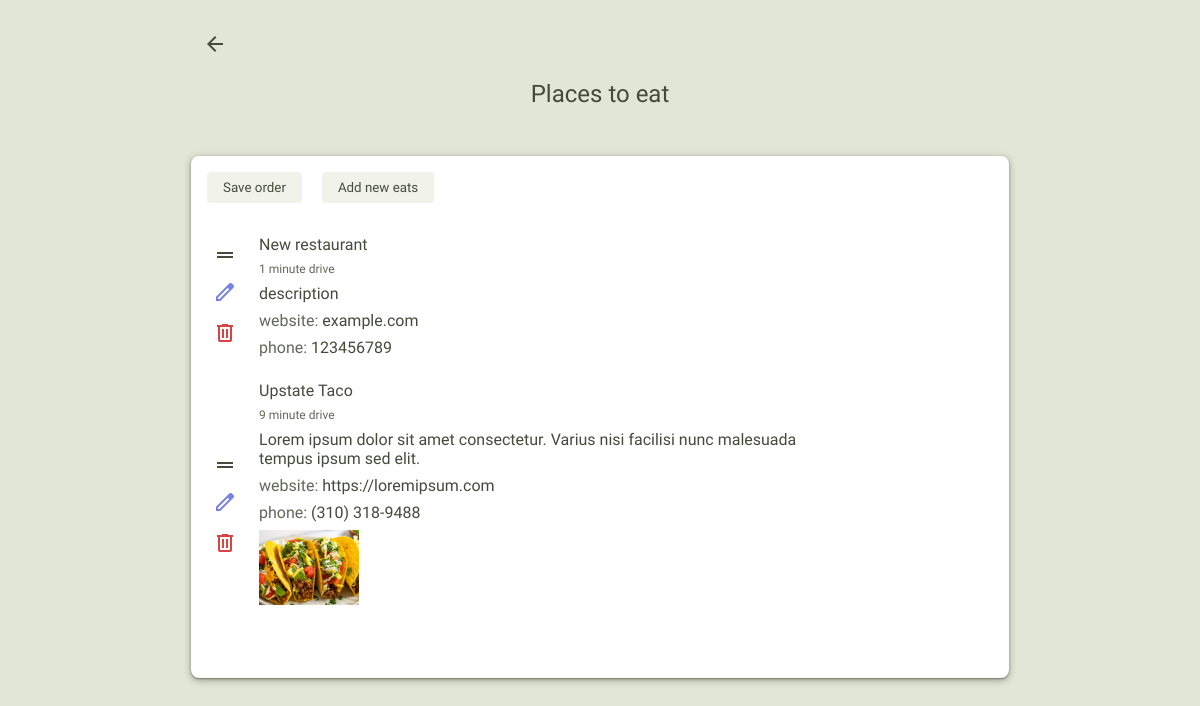
The page /eats_admin on the database as committed earlier.
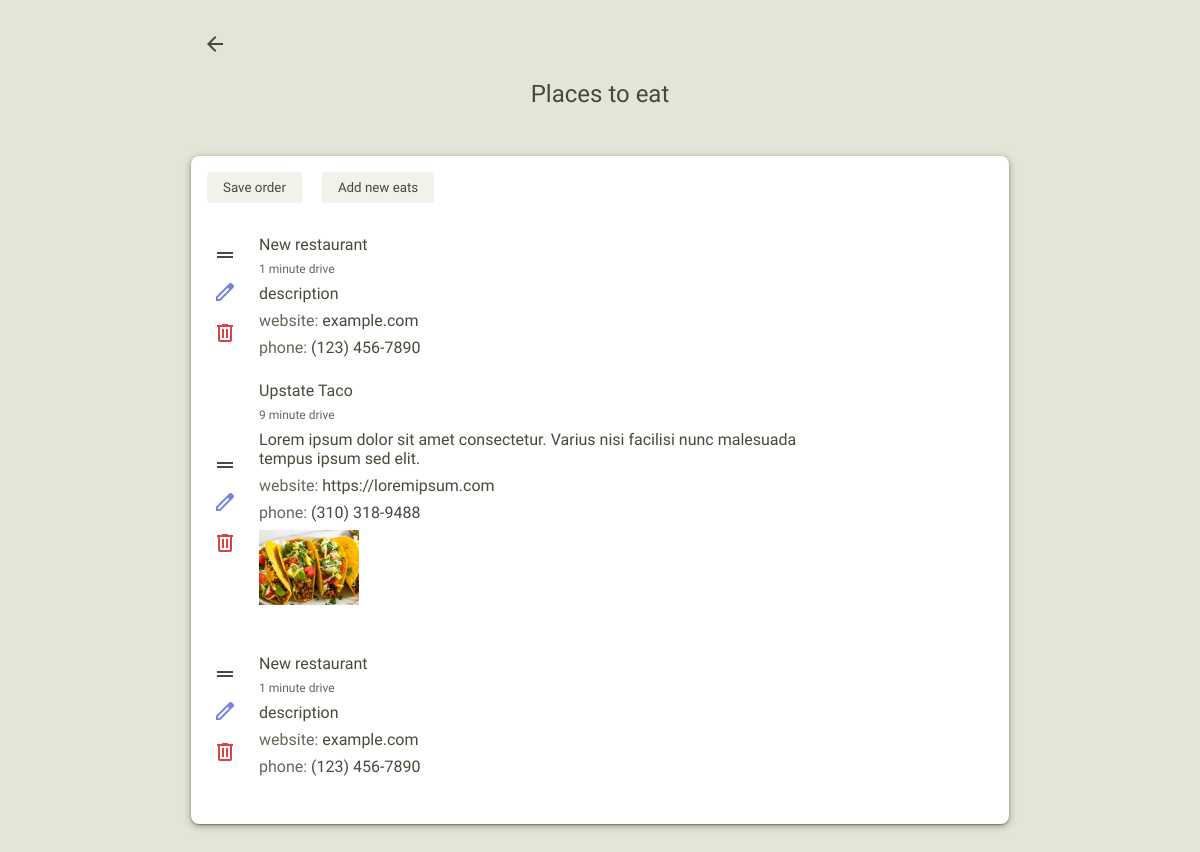
The same page on the database as committed later.
### app/models.py (models this page shows, shortened)
class Eats(models.Model):
    id = models.BigAutoField(primary_key=True)
    title = models.CharField(max_length=300)
    drive_time = models.IntegerField()
    text = models.CharField(max_length=300)
    website = models.CharField(max_length=300, blank=True)
    phone = models.IntegerField()
    position = models.PositiveIntegerField()
    image = models.ImageField(upload_to='eats_pics/', blank=True)
    class Meta:
        ordering = ["position"]

### app/views.py (the view)
# urls.py: path("eats_admin", views.eats_admin, name="eats_admin"),
def eats_admin(request):
    eats = Eats.objects.all()
    form = EatsImageForm
    context = {
       "form": form,
       "eats": eats
    }
    return render(request, "app/eats_admin.html", context)

### app/templates/app/eats_admin.html (shortened to what this page needs)
{% extends 'app/layout.html' %}
{% block body %}
<div id="content-page">
    <a href="{% url 'index' %}">
        <span id="back-btn" class="material-symbols-outlined">
        </span>
    </a>
    <h3 id="content-title">Places to eat</h3>
    <div id="content">
        <button data-type="eats" class="save-positions btn-subtle" style="margin-right: 16px;">Save order</button>
        <button data-type="eats" class="new-item-btn btn-subtle" style="margin-bottom: 32px;">Add new eats</button>
        <div id="sortable" class="list-group">
            {% for eat in eats %}
                <div class="list-group-item eats" id="{{ eat.id }}">
                    <div class="buttons">
                        <span class="drag-btn material-symbols-outlined">
                        </span>
                        <div class="edit-btn-group">
                            <button class="edit-btn" data-action="edit" style="display: block;">
                                <span class="edit-icon material-symbols-outlined">
                                </span>
                            </button>
                        </div>
                        <button class="delete-btn" data-action="delete">
                            <span class="delete-icon material-symbols-outlined">
                            </span>
                        </button>
                    </div>
                    <div class="editable">
                        <div class="editable-title">{{ eat.title }}</div>
                        <div class="editable-drive">{{ eat.drive_time }} minute drive</div>
                        <div class="editable-text">{{ eat.text }}</div>
                        <div href="{{ eat.website }}" class="editable-website"><span style="color: #636758;">website: </span><a class="website" href="{{ eat.website }}">{{ eat.website }}</a></div>
                        <div class="editable-phone"><span style="color: #636758;">phone: </span><span class="phone-number">{{ eat.phone }}</span></div>
                        {% if eat.image %}
                            <div style="width: 100px; height: 100px;">
                                <img style="max-width: 100%; max-height: 100%;" src="{{ eat.image.url }}">
                            </div>
                        {% endif %}
                    </div>
                </div>
            {% endfor %}
        </div>
    </div>
</div>
{% endblock %}

Rows that differ between the two databases and show on the page:
changed Eats (number 1 of 3 on the later page): phone "123456789" → "(123) 456-7890"
added Eats: title "New restaurant", drive_time "1", text "description", website "example.com", phone "(123) 456-7890"
